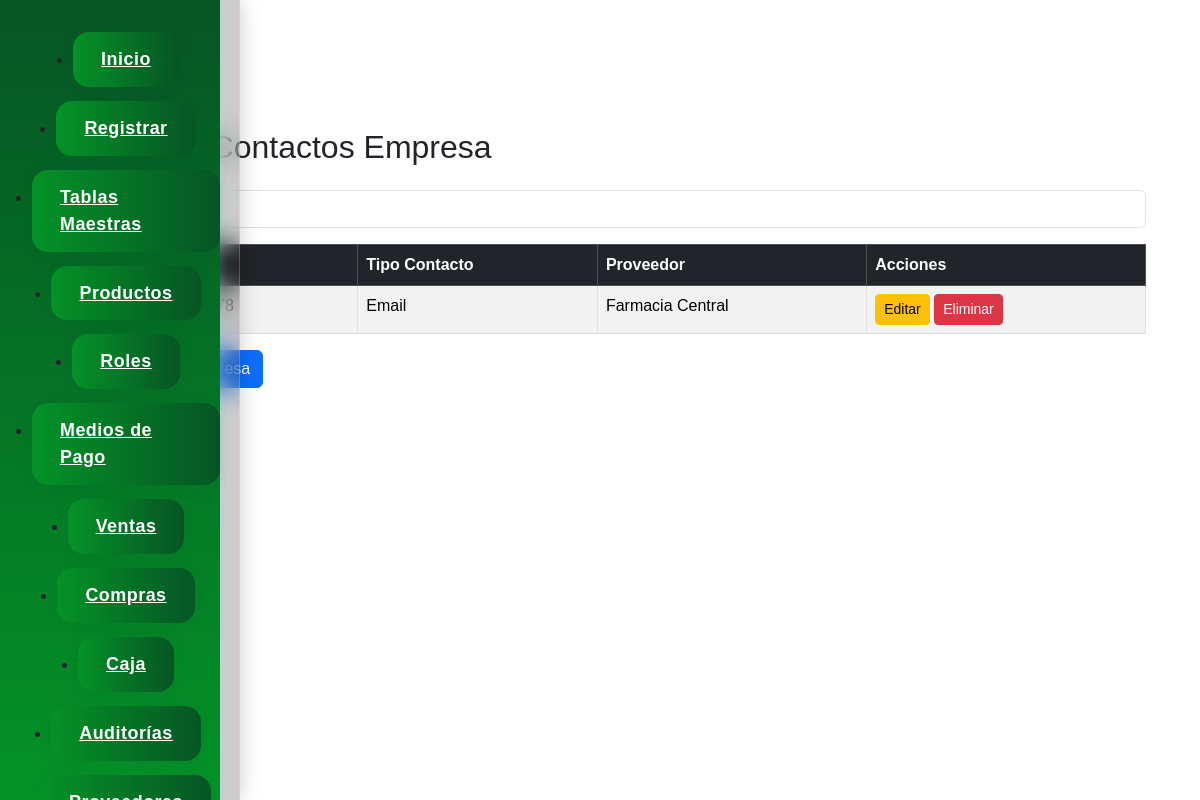
The app's page /index.php?page=contacto_empresa (signed in) with its own data.
### tables this page shows
CREATE TABLE contacto_empresa (
    id_contacto INT NOT NULL AUTO_INCREMENT,
    contacto_valor VARCHAR(50) NOT NULL,
    rela_tipo_contacto INT NOT NULL,
    rela_proveedor INT NOT NULL,
    PRIMARY KEY (id_contacto),
    FOREIGN KEY (rela_tipo_contacto) REFERENCES tipo_contacto(id_tipo_contacto),
    FOREIGN KEY (rela_proveedor) REFERENCES proveedor(id_proveedor)
);

CREATE TABLE tipo_contacto (
    id_tipo_contacto INT NOT NULL AUTO_INCREMENT,
    tipo_contacto_nombre VARCHAR(50) NOT NULL,
    PRIMARY KEY (id_tipo_contacto)
);

CREATE TABLE proveedor (
    id_proveedor INT NOT NULL AUTO_INCREMENT,
    prov_estado VARCHAR(50) NOT NULL,
    prov_direccion VARCHAR(50) NOT NULL,
    prov_nombre_empresa VARCHAR(50) NULL,
    rela_persona INT NULL,
    PRIMARY KEY (id_proveedor),
    FOREIGN KEY (rela_persona) REFERENCES persona(id_persona)
);

### controllers/contacto_empresa.controlador.php (called while the page is built, shortened)
<?php
require_once "models/contacto_empresa.php";
class ContactoEmpresaControlador {
    public static function index() {
        $resultado = ContactoEmpresa::listar();
        $contactos = [];
        while ($row = $resultado->fetch_assoc()) {
            $contactos[] = $row;
        }
        include "views/contacto_empresa.php";
    }
}

### models/conexion.php (called while the page is built, shortened)
<?php
class Conexion {
    private $_con;
    private $servidor;
    private $usuario;
    private $password;
    private $base_datos;
    public function __construct(){
        $dotenv = Dotenv::createImmutable(__DIR__ . '/../');
        $this->servidor = $_ENV['DB_HOST'];
        $this->usuario = $_ENV['DB_USER'];
        $this->password = $_ENV['DB_PASS'];
        $this->base_datos = $_ENV['DB_NAME'];
    }
    public function conectar(){
        $this->_con = new mysqli($this->servidor, $this->usuario, $this->password, $this->base_datos);
    }
    public function consultar($query){
        $resultado = $this->_con->query($query);
        return $resultado;
    }
}
?>

### models/contacto_empresa.php (called while the page is built, shortened)
<?php
require_once "conexion.php";
class ContactoEmpresa {
    public static function listar() {
        $conexion = new Conexion();
        $sql = "SELECT ce.*, tc.tipo_contacto_nombre, p.prov_nombre_empresa
                FROM contacto_empresa ce
                LEFT JOIN tipo_contacto tc ON ce.rela_tipo_contacto = tc.id_tipo_contacto
                LEFT JOIN proveedor p ON ce.rela_proveedor = p.id_proveedor
                ORDER BY ce.id_contacto DESC";
        return $conexion->consultar($sql);
    }
}

### views/contacto_empresa.php (the view, shortened to what this page needs)
<div class="container mt-4">
    <h2 class="mb-4">Listado de Contactos Empresa</h2>
    <input class="form-control mb-3" id="buscadorContactoEmpresa" type="text" placeholder="Buscar contacto...">
    <table class="table table-striped table-bordered">
        <thead class="table-dark">
            <tr>
                <th>ID</th>
                <th>Valor</th>
                <th>Tipo Contacto</th>
                <th>Proveedor</th>
                <th>Acciones</th>
            </tr>
        </thead>
        <tbody id="tablaContactosEmpresa">
            <?php if (isset($contactos)): ?>
                <?php foreach ($contactos as $c): ?>
                    <tr>
                        <td><?= $c['id_contacto'] ?></td>
                        <td><?= $c['contacto_valor'] ?></td>
                        <td><?= htmlspecialchars($c['tipo_contacto_nombre'] ?? $c['rela_tipo_contacto']) ?></td>
                        <td><?= htmlspecialchars($c['prov_nombre_empresa'] ?? $c['rela_proveedor']) ?></td>
                        <td>
                            <a href="?page=contacto_empresa&action=editar&id=<?= $c['id_contacto'] ?>" class="btn btn-warning btn-sm">Editar</a>
                            <a href="?page=contacto_empresa&action=eliminar&id=<?= $c['id_contacto'] ?>" class="btn btn-danger btn-sm" onclick="return confirm('¿Eliminar contacto?')">Eliminar</a>
                        </td>
                    </tr>
                <?php endforeach; ?>
            <?php endif; ?>
        </tbody>
    </table>
    <a href="?page=contacto_empresa&action=nuevo" class="btn btn-primary">Nuevo Contacto Empresa</a>
</div>

### styles/signup.css (style rules this page uses)
* { margin: 0; padding: 0; box-sizing: border-box; font-family: 'Arial', sans-serif; }
body { background: white; min-height: 100vh; }

### styles/navbar.css (style rules this page uses)
body, html { margin-left: 220px !important; }
body, html { margin: 0 !important; padding: 0 !important; overflow-x: hidden; min-height: 100vh; box-sizing: border-box; }
body, html, .container, .login-container, .inicio-container, .main-content, .table-responsive, .login-box { margin-top: 0 !important; }
.form-producto-container, .tabla-contenedor, .titulo-listado, .mb-3, .d-flex, .table-producto, .table, .table-responsive, .modal-content { margin-top: 0 !important; }
.container, .login-container, .inicio-container, .main-content, .table-responsive { margin-top: 0 !important; }
.container, .main-content { padding-top: 64px !important; }

### records on screen
contacto_empresa: contacto_valor "011-1234-5678", rela_tipo_contacto.tipo_contacto_nombre "Email", rela_proveedor.prov_nombre_empresa "Farmacia Central"
